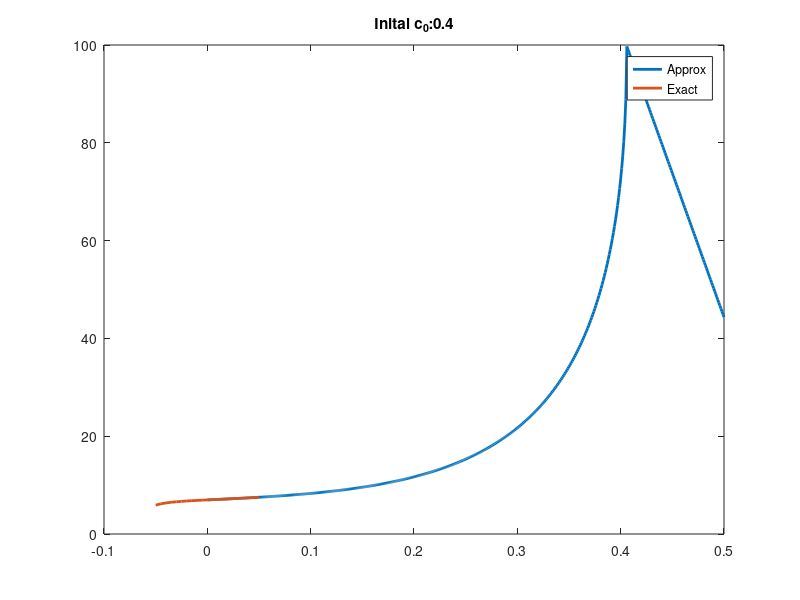
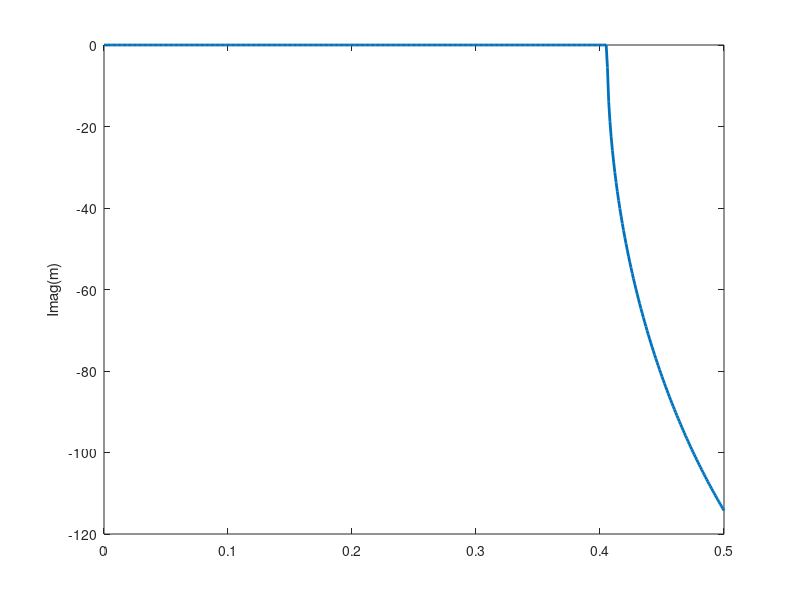

MATLAB code to generate these figures, in order:
% d0=-0.489;
% d1=-0.49;
% d2=-0.491;
% d3=-0.492;
% d4=-0.493;
% y0=0.204305518472662;
% y1=0.201107684592419;
% y2=0.197482095669551;
% y3=0.193115453265627;
% y4=0.186900321003191;% 

% d0=-0.49;
% d1=-0.39;
% d2=-0.29;
% d3=-0.19;
% d4=-0.09;
% 
% y0=0.201107684592418;
% y1=0.361285709535934;
% y2=0.499692256984107;
% y3=0.640735499050238;
% y4=0.785063583433010;

%%Four data points for Ex2 with fixed delta1 and delta2 starting at -0.05
%%and step size 0.005
%load('Ex2_sol_fine.mat')
load('Ex2_sol.mat')
% d0=-0.05;
% d1=-0.049;
% d2=-0.048;
% d3=-0.047;
% d4=-0.046;
% y0=sol_0_del2(1,1,1);
% y1=sol_0_del2(1,2,1);
% y2=sol_0_del2(1,3,1);
% y3=sol_0_del2(1,4,1);
% y4=sol_0_del2(1,5,1);
% 

d0=0.03;
d1=0.035;
d2=0.04;
d3=0.045;
d4=0.05;

% d0=-0.05;
% d1=-0.045;
% d2=-0.04;
% d3=-0.035;
% d4=-0.03;
ind2=11;
y0=sol(17,ind2,1);
y1=sol(18,ind2,1);
y2=sol(19,ind2,1);
y3=sol(20,ind2,1);
y4=sol(21,ind2,1);
% d0=-0.05;
% d1=-0.045;
% d2=-0.04;
% d3=-0.035;
% d4=-0.03;
% y0=sol(1,1,1);
% y1=sol(2,1,1);
% y2=sol(3,1,1);
% y3=sol(4,1,1);
% y4=sol(5,1,1);

c0=0.4;
ini=c0;
for j=1:5000
    A=[1 (-(d0-c0))^(1/2) (-(d0-c0)) (-(d0-c0))^(3/2);...
       1 (-(d1-c0))^(1/2) (-(d1-c0)) (-(d1-c0))^(3/2);...
       1 (-(d2-c0))^(1/2) (-(d2-c0)) (-(d2-c0))^(3/2);...
       1 (-(d3-c0))^(1/2) (-(d3-c0)) (-(d3-c0))^(3/2)];
   m=[y0 y1 y2 y3]';
   coeff=A\m;
   a0=coeff(1);
   a1=coeff(2);
   a2=coeff(3);
   a3=coeff(4);
   %the format a0+a1(d0-c0)^(1/2)... 
   %c0=c0-(a0+a1*(d4-c0)^(1/2)+a2*(d4-c0)+a3*(d4-c0)^(3/2)-y4)/(-a1/2*(d4-c0)^(-1/2)-a2-3/2*a3*(d4-c0)^(1/2));
   
   %the format a0+a1(c0-d0)^(1/2)... 
   c0=c0-(a0+a1*(-(d4-c0))^(1/2)+a2*(-(d4-c0))+a3*(-(d4-c0))^(3/2)-y4)/(a1/2*(-(d4-c0))^(-1/2)+a2+3/2*a3*(c0-d4)^(1/2));
   
   if c0<d4
       j
       break;
   end
end
%%
delta1=-0.0:0.001:0.5;
c=c0;
for i=1:length(delta1)
    %m(i)=a0+a1*(delta1(i)-c)^(1/2)+a2*(delta1(i)-c)+a3*(delta1(i)-c)^(3/2);
    m(i)=a0+a1*(-(delta1(i)-c))^(1/2)+a2*(-(delta1(i)-c))+a3*(-(delta1(i)-c))^(3/2);
end
%=====For Exp1====
% load('Ex1_Sol.mat')
% n=length(delta1);
% n=n+7;
% 
% figure
% plot(delta1,m,'LineWidth',2)
% hold on
% plot(delta(8:n),sold(8:n,1),'LineWidth',2)
% hold on
% plot(delta(8),sold(8,1),'r*','LineWidth',4)

%========For Exp 2=====
figure

plot(delta1,real(m),'LineWidth',2)
hold on
delta_data=-0.05:0.005:0.05;
plot(delta_data,sol(1:end,ind2,1),'LineWidth',2)
hold off
legend('Approx','Exact')
title(['Inital c_0:',num2str(ini)])
figure
plot(delta1,imag(m),'LineWidth',2)
ylabel('Imag(m)')